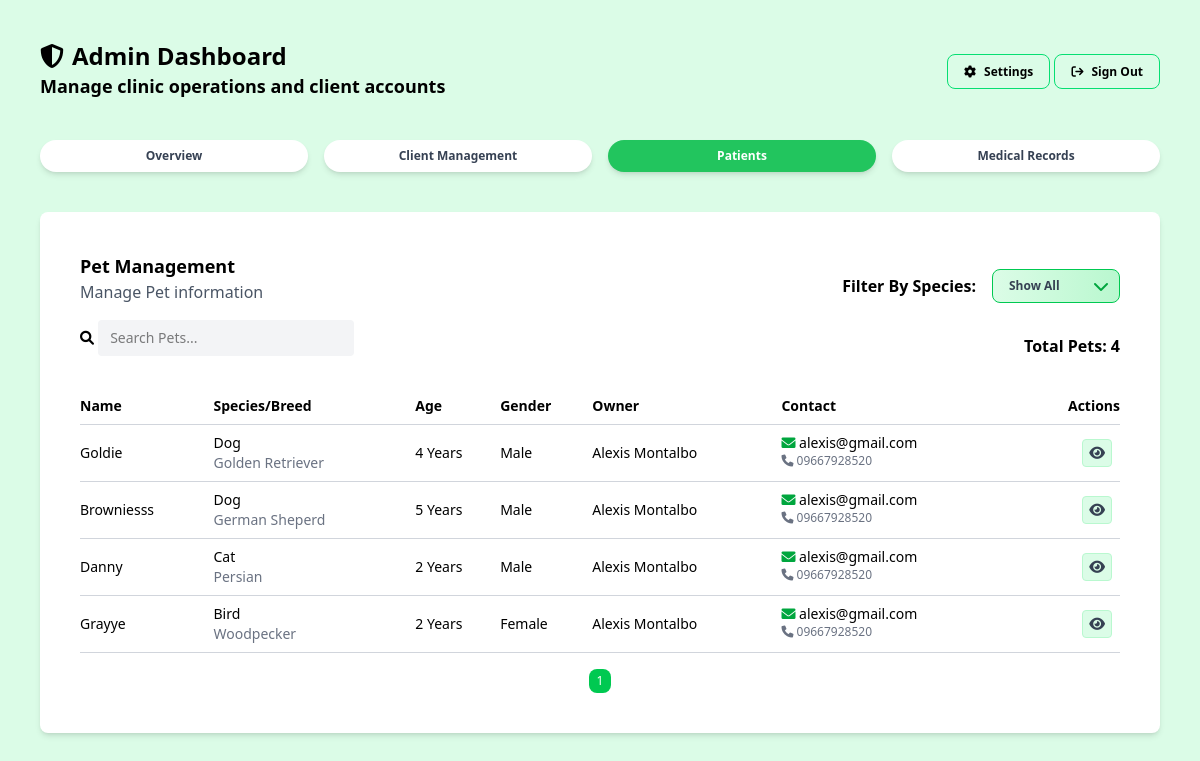
Page /admin/pet-management.php (signed in) on the earlier database version.
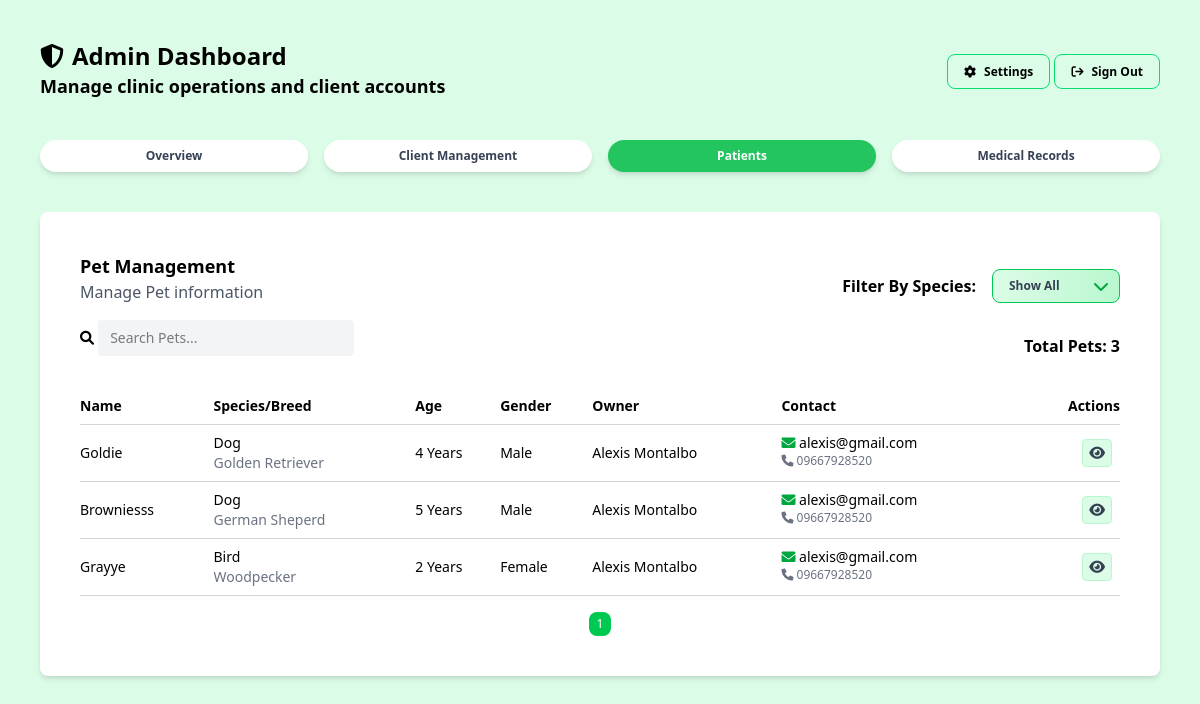
Same page on the later database version.
### tables this page shows
CREATE TABLE `pets` (
  `id` int(10) UNSIGNED NOT NULL,
  `owner_id` bigint(20) DEFAULT NULL,
  `name` text NOT NULL,
  `species` text NOT NULL,
  `breed` text DEFAULT NULL,
  `age` int(11) DEFAULT NULL,
  `gender` enum('Male','Female') DEFAULT NULL,
  `weight` varchar(255) DEFAULT NULL,
  `color` varchar(255) DEFAULT NULL,
  `notes` longtext DEFAULT NULL,
  `registered_at` timestamp NOT NULL DEFAULT current_timestamp() ON UPDATE current_timestamp()
);

CREATE TABLE `owners` (
  `id` bigint(20) NOT NULL,
  `user_id` bigint(20) DEFAULT NULL,
  `name` text NOT NULL,
  `email` text DEFAULT NULL,
  `phone` varchar(32) DEFAULT NULL,
  `emergency` varchar(32) DEFAULT NULL,
  `address` longtext NOT NULL,
  `created_at` timestamp NOT NULL DEFAULT current_timestamp(),
  `status` enum('Active','Inactive') NOT NULL DEFAULT 'Active'
);

### helpers/fetch.php (called while the page is built, shortened)
<?php
function fetchAllData(PDO $pdo, string $query, array $params = []): array
{
    $stmt = $pdo->prepare($query);
    $stmt->execute($params);
    return $stmt->fetchAll(PDO::FETCH_ASSOC);
}

### admin/pet-management.php (the view, shortened to what this page needs)
<?php
include_once __DIR__ . '/../config/config.php';
require_once __DIR__ . '/../helpers/fetch.php';
?>
<!DOCTYPE html>
<html lang="en">
<head>
    <link rel="stylesheet" href="../assets/css/global.css">
    <link rel="stylesheet" href="../assets/css/output.css">
    <link rel="stylesheet" href="https://cdnjs.cloudflare.com/ajax/libs/font-awesome/6.0.0-beta3/css/all.min.css">
</head>
<body class="bg-green-100 w-full min-h-screen overflow-y-auto">
    <?php include_once '../includes/admin-header.php'; ?>
    <main class="p-10 max-w-[1400px] mx-auto">
        <section class="p-10 bg-white rounded-lg shadow-md">
            <div class="mb-4 flex items-center justify-between">
                <div>
                    <h3 class="font-semibold text-lg">Pet Management</h3>
                    <h4 class="text-gray-600">Manage Pet information</h4>
                </div>
                <div class="flex justify-between items-center space-x-4">
                    <h3 class="relative inline-block mt-4 font-semibold">Filter By Species:</h3>
                    <div class="relative inline-block mt-4">
                        <select id="speciesFilter"
                            class="appearance-none cursor-pointer w-32 px-4 py-2 pr-8 rounded-lg text-xs font-semibold text-gray-700
                                    bg-gradient-to-r from-green-100 to-green-200 border border-green-500
                                    hover:from-green-200 hover:to-green-300 focus:outline-none focus:ring-2 focus:ring-green-400 transition">
                            <option value="">Show All</option>
                        </select>
                        <span class="absolute right-3 top-1/2 transform -translate-y-1/2 pointer-events-none">
                            <i class="fa-solid fa-chevron-down text-green-600"></i>
                        </span>
                    </div>
                </div>
            </div>
            <div class="flex justify-between items-center">
                <div class="mb-4">
                    <form>
                        <i class="fa-solid fa-search text-sm"></i>
                        <input type="search" id="search" placeholder="Search Pets..."
                            class="bg-gray-100 rounded px-3 py-2 mb-4 text-sm w-64">
                    </form>
                </div>
                <div class="mb-4">
                    <h3 class="font-semibold"></h3>
                </div>
            </div>
            <table class="w-full border-collapse">
                <thead>
                    <tr class="text-sm text-left border-b border-gray-300">
                        <th class="font-semibold py-2">Name</th>
                        <th class="font-semibold py-2">Species/Breed</th>
                        <th class="font-semibold py-2">Age</th>
                        <th class="font-semibold py-2">Gender</th>
                        <th class="font-semibold py-2">Owner</th>
                        <th class="font-semibold py-2">Contact</th>
                        <th class="text-right font-semibold py-2">Actions</th>
                    </tr>
                </thead>
                <tbody id="petsBody">
                    <?php
                    $pets = fetchAllData(
                        $pdo,
                        "SELECT p.id AS pet_id, p.name AS pet_name, p.species, p.breed, p.age, p.gender, p.color, p.weight, p.notes,
                                o.name AS owner_name, o.phone AS owner_phone, o.email AS owner_email
                         FROM pets p
                         JOIN owners o ON p.owner_id = o.id"
                    );
                    foreach ($pets as $row) {
                        $speciesLower = strtolower(trim($row['species']));
                        echo "<tr class='border-b border-gray-300 hover:bg-green-50 text-sm' data-species='{$speciesLower}'>";
                        echo "<td class='py-2'>{$row['pet_name']}</td>";
                        echo "<td class='py-2 flex flex-col'>
                                <span>{$row['species']}</span>
                                <span class='text-gray-500'>{$row['breed']}</span>
                              </td>";
                        echo "<td class='py-2'>{$row['age']} <span>Years</span></td>";
                        echo "<td class='py-2'>{$row['gender']}</td>";
                        echo "<td class='py-2'>{$row['owner_name']}</td>";
                        echo "<td class='flex flex-col py-2'>
                                <span><i class='fa-solid fa-envelope text-green-600'></i> {$row['owner_email']}</span>
                                <span class='text-gray-500 text-xs'><i class='fa-solid fa-phone'></i> {$row['owner_phone']}</span>
                              </td>";
                        echo "<td class='text-right py-2'>
                                <button
                                    data-modal='viewModal'
                                    data-id='" . $row['pet_id'] . "'
                                   data-name='" . htmlspecialchars($row['pet_name'] ?? '') . "'
                                    data-species='" . htmlspecialchars($row['species'] ?? '') . "'
                                    data-breed='" . htmlspecialchars($row['breed'] ?? '') . "'
                                    data-age='" . htmlspecialchars($row['age'] ?? '') . "'
                                    data-gender='" . htmlspecialchars($row['gender'] ?? '') . "'
                                    data-color='" . htmlspecialchars($row['color'] ?? '') . "'
                                    data-weight='" . htmlspecialchars($row['weight'] ?? '') . "'
                                    data-notes='" . htmlspecialchars($row['notes'] ?? '') . "'
                                    data-owner='" . htmlspecialchars($row['owner_name'] ?? '') . "'
                                    data-email='" . htmlspecialchars($row['owner_email'] ?? '') . "'
                                    data-phone='" . htmlspecialchars($row['owner_phone'] ?? '') . "'
                                    class='open-modal fa-solid fa-eye cursor-pointer text-gray-700 mr-2 bg-green-100 p-1.5 border rounded border-green-200 hover:bg-green-300'>
                                </button>
                              </td>";
                        echo "</tr>";
                    }
                    ?>
                </tbody>
            </table>
            <div id="pagination" class="flex justify-center space-x-2 mt-4"></div>
        </section>
    </main>
</body>
</html>

### includes/admin-header.php (shortened to what this page needs)
<header class="max-w-[1400px] mx-auto">
    <section class="p-10 w-full flex items-center justify-between">
        <div>
            <div class="flex items-center space-x-2">
                <i class="fa-solid fa-shield text-2xl"></i>
                <h1 class="font-bold text-2xl">Admin Dashboard</h1>
            </div>
            <h2 class="text-lg font-semibold">Manage clinic operations and client accounts</h2>
        </div>
        <div>
            <a href="../admin/admin-settings.php"
                class="text-gray text-xs font-semibold border border-green-400 px-4 py-2 rounded-lg hover:bg-green-300 <?= basename($_SERVER['PHP_SELF']) == 'admin-settings.php' ? 'settings-active' : '' ?>"><i
                    class="fa-solid fa-cog mr-2"></i>Settings</a>
            <a class="text-gray text-xs font-semibold border border-green-400 px-4 py-2 rounded-lg hover:bg-green-300"
                href="../logout.php"><i class="fa-solid fa-arrow-right-from-bracket mr-2"></i>Sign Out</a>
        </div>
    </section>
    <div class="px-10 w-full flex items-center justify-between">
        <nav class="w-full">
            <ul class="flex space-x-4 text-gray-700 text-xs font-semibold">
                <a href="../admin/admin-dashboard.php"
                    class="flex-1 text-center shadow-md font-semibold py-2 rounded-full border-none duration-200 hover:border-green-500 <?= basename($_SERVER['PHP_SELF']) == 'admin-dashboard.php' ? 'active' : 'bg-white' ?>">
                    <li>Overview</li>
                </a>
                <a href="../admin/client-management.php"
                    class="flex-1 text-center shadow-md font-semibold py-2 rounded-full border-none duration-200 hover:border-green-500 <?= basename($_SERVER['PHP_SELF']) == 'client-management.php' ? 'active' : 'bg-white' ?>">
                    <li>Client Management</li>
                </a>
                <a href="../admin/pet-management.php"
                    class="flex-1 text-center shadow-md font-semibold py-2 rounded-full border-none duration-200 hover:border-green-500 <?= basename($_SERVER['PHP_SELF']) == 'pet-management.php' ? 'active' : 'bg-white' ?>">
                    <li>Patients</li>
                </a>
                <a href="../admin/medical-records.php"
                    class="flex-1 text-center shadow-md font-semibold py-2 rounded-full border-none duration-200 hover:border-green-500 <?= basename($_SERVER['PHP_SELF']) == 'medical-records.php' ? 'active' : 'bg-white' ?>">
                    <li>Medical Records</li>
                </a>
            </ul>
        </nav>
    </div>
</header>

### includes/admin-header.php (style rules this page uses)
.active { background-color: #22c55e; color: white; border-color: #22c55e; }

Differences in the rows shown:
removed pets: name "Danny", species "Cat", breed "Persian", age "2", gender "Male", owner.name "Alexis Montalbo", owner.email "alexis@gmail.com", owner.phone "09667928520"
Other differences:
text written by a page script: "Total Pets: 4" → "Total Pets: 3"
